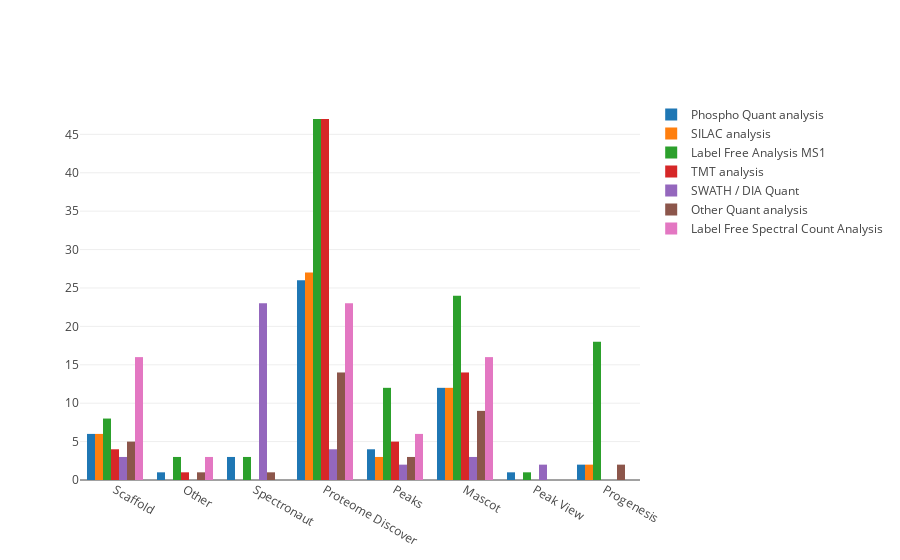

The code cell stored with this chart in its notebook:
### Markdown cell above
## Which commercial software do you use for your Quant Analysis

These plots will show the usage of Quantification software (Commercial software).

### Code cell
question = "Which commercial software do you use for your Quant Analysis"
data = get_multioption_bar_data(data_df, question)
layout = go.Layout(barmode='group')
fig = go.Figure(data=data, layout=layout)
iplot(fig, filename='grouped-bar')

### Figure 1 — Plotly figure (JSON) as saved in the notebook; plotly's stock layout.template omitted (floating-point values rounded to 4 significant figures)
{"data": [{"name": "Phospho Quant analysis", "type": "bar", "uid": "bef06731-0514-4f1a-a6d5-bd8d469edf6e", "x": ["Scaffold", "Other", "Spectronaut", "Proteome Discover", "Peaks", "Mascot ", "Peak View ", "Progenesis"], "y": [6, 1, 3, 26, 4, 12, 1, 2]}, {"name": "SILAC analysis", "type": "bar", "uid": "ca4cc4de-a758-4d31-be15-66e2c7a8e13a", "x": ["Scaffold", "Peaks", "Proteome Discover", "Mascot ", "Progenesis"], "y": [6, 3, 27, 12, 2]}, {"name": "Label Free Analysis MS1", "type": "bar", "uid": "a24e74c5-847a-4ed0-93ba-ed1b7d60b958", "x": ["Scaffold", "Other", "Peaks", "Proteome Discover", "Spectronaut", "Mascot ", "Peak View ", "Progenesis"], "y": [8, 3, 12, 47, 3, 24, 1, 18]}, {"name": "TMT analysis", "type": "bar", "uid": "ca225067-6535-4b2d-810b-ec0b6c19589f", "x": ["Scaffold", "Other", "Peaks", "Proteome Discover", "Mascot "], "y": [4, 1, 5, 47, 14]}, {"name": "SWATH / DIA Quant", "type": "bar", "uid": "9f6b089b-13ae-4fcf-b2eb-0edcf2447966", "x": ["Scaffold", "Spectronaut", "Proteome Discover", "Peaks", "Mascot ", "Peak View "], "y": [3, 23, 4, 2, 3, 2]}, {"name": "Other Quant analysis", "type": "bar", "uid": "cd59e3bc-c69c-49ee-ac14-0e1ddfd0ac7d", "x": ["Scaffold", "Other", "Spectronaut", "Proteome Discover", "Peaks", "Mascot ", "Progenesis"], "y": [5, 1, 1, 14, 3, 9, 2]}, {"name": "Label Free Spectral Count Analysis", "type": "bar", "uid": "40fa6683-95ae-474a-9fe1-476311b67a82", "x": ["Scaffold", "Other", "Peaks", "Proteome Discover", "Mascot "], "y": [16, 3, 6, 23, 16]}], "layout": {"barmode": "group"}}
